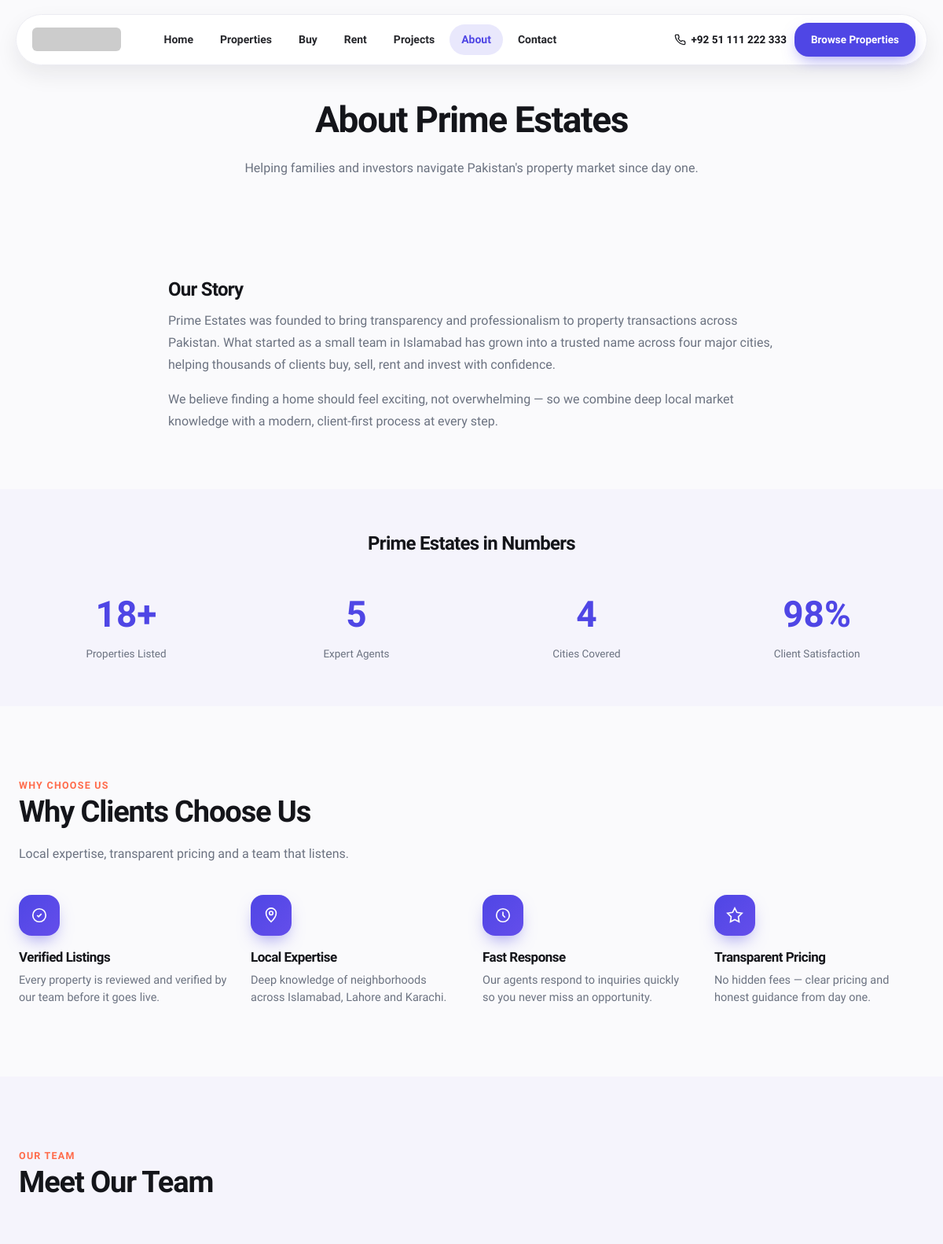
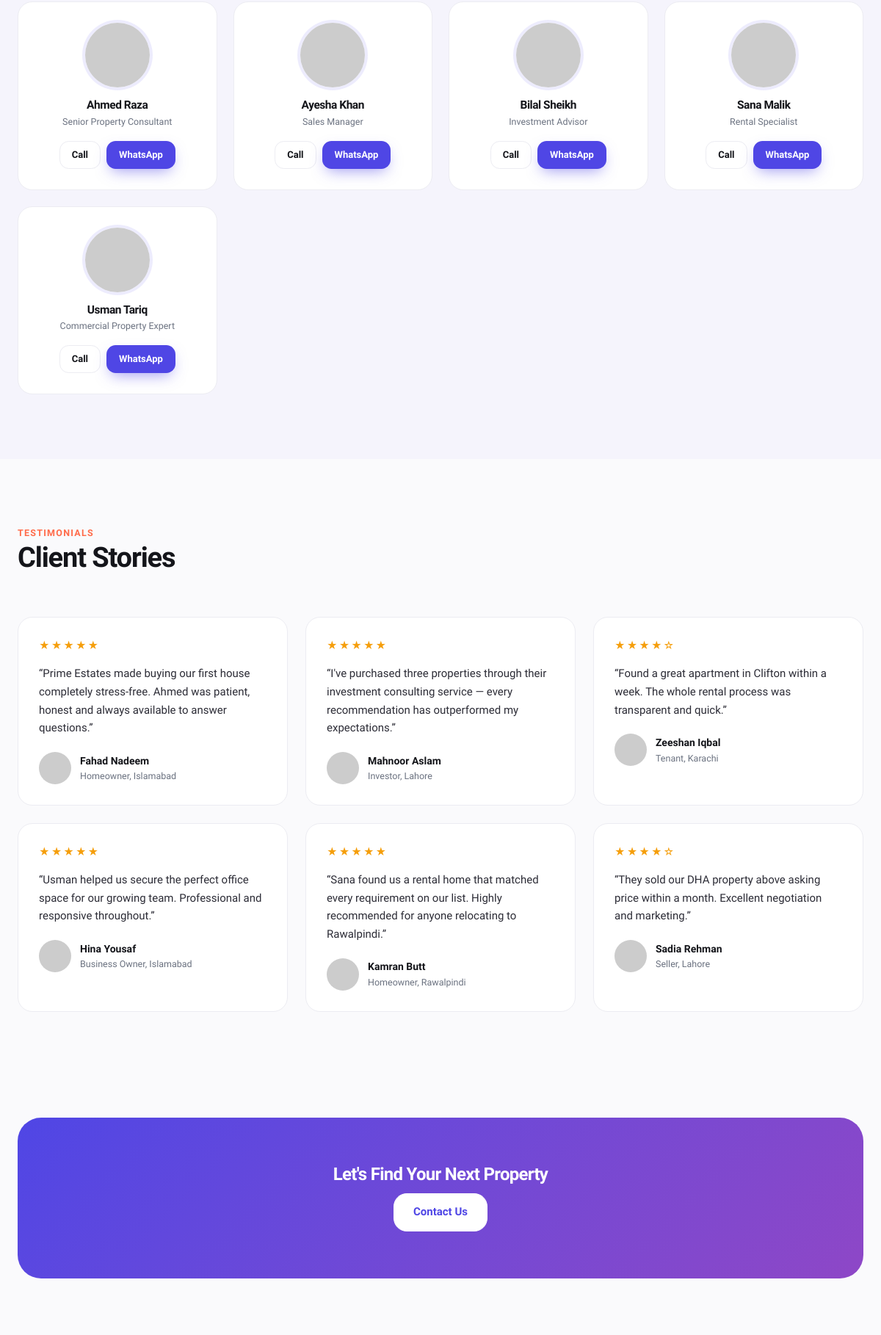
Page /about-us (upper part) on the committed database (2 pictures, top to bottom).
### tables this page shows
CREATE TABLE `menus` (
    `id` INT UNSIGNED AUTO_INCREMENT PRIMARY KEY,
    `location` ENUM('header','footer') NOT NULL DEFAULT 'header',
    `label` VARCHAR(100) NOT NULL,
    `url` VARCHAR(255) NOT NULL,
    `sort_order` INT NOT NULL DEFAULT 0,
    `target` VARCHAR(10) NOT NULL DEFAULT '_self',
    `parent_id` INT UNSIGNED NULL,
    `is_active` TINYINT(1) NOT NULL DEFAULT 1,
    KEY `idx_menus_location` (`location`,`is_active`,`sort_order`),
    CONSTRAINT `fk_menus_parent` FOREIGN KEY (`parent_id`) REFERENCES `menus`(`id`) ON DELETE CASCADE
);

CREATE TABLE `page_sections` (
    `id` INT UNSIGNED AUTO_INCREMENT PRIMARY KEY,
    `page_id` INT UNSIGNED NOT NULL,
    `section_type` VARCHAR(50) NOT NULL,
    `heading` VARCHAR(255) NULL,
    `subheading` VARCHAR(500) NULL,
    `content` LONGTEXT NULL,
    `image_id` INT UNSIGNED NULL,
    `config` JSON NULL,
    `sort_order` INT NOT NULL DEFAULT 0,
    `is_active` TINYINT(1) NOT NULL DEFAULT 1,
    KEY `idx_page_sections_page` (`page_id`,`sort_order`),
    CONSTRAINT `fk_page_sections_page` FOREIGN KEY (`page_id`) REFERENCES `pages`(`id`) ON DELETE CASCADE,
    CONSTRAINT `fk_page_sections_image` FOREIGN KEY (`image_id`) REFERENCES `media`(`id`) ON DELETE SET NULL
);

CREATE TABLE `agents` (
    `id` INT UNSIGNED AUTO_INCREMENT PRIMARY KEY,
    `name` VARCHAR(150) NOT NULL,
    `slug` VARCHAR(170) NOT NULL,
    `photo_media_id` INT UNSIGNED NULL,
    `designation` VARCHAR(150) NULL,
    `phone` VARCHAR(30) NULL,
    `whatsapp` VARCHAR(30) NULL,
    `email` VARCHAR(190) NULL,
    `bio` TEXT NULL,
    `facebook_url` VARCHAR(255) NULL,
    `instagram_url` VARCHAR(255) NULL,
    `linkedin_url` VARCHAR(255) NULL,
    `twitter_url` VARCHAR(255) NULL,
    `is_active` TINYINT(1) NOT NULL DEFAULT 1,
    `sort_order` INT NOT NULL DEFAULT 0,
    `created_at` TIMESTAMP NOT NULL DEFAULT CURRENT_TIMESTAMP,
    `updated_at` TIMESTAMP NOT NULL DEFAULT CURRENT_TIMESTAMP ON UPDATE CURRENT_TIMESTAMP,
    UNIQUE KEY `uq_agents_slug` (`slug`),
    CONSTRAINT `fk_agents_media` FOREIGN KEY (`photo_media_id`) REFERENCES `media`(`id`) ON DELETE SET NULL
);

CREATE TABLE `testimonials` (
    `id` INT UNSIGNED AUTO_INCREMENT PRIMARY KEY,
    `client_name` VARCHAR(150) NOT NULL,
    `photo_media_id` INT UNSIGNED NULL,
    `designation` VARCHAR(150) NULL,
    `content` TEXT NOT NULL,
    `rating` TINYINT UNSIGNED NOT NULL DEFAULT 5,
    `is_featured` TINYINT(1) NOT NULL DEFAULT 0,
    `is_published` TINYINT(1) NOT NULL DEFAULT 1,
    `sort_order` INT NOT NULL DEFAULT 0,
    `created_at` TIMESTAMP NOT NULL DEFAULT CURRENT_TIMESTAMP,
    CONSTRAINT `fk_testimonials_media` FOREIGN KEY (`photo_media_id`) REFERENCES `media`(`id`) ON DELETE SET NULL
);

### views/partials/testimonial-card.php (the view)
<?php
$t = $testimonial;
$photo = $t['photo_media_id'] ? media_url((Media::find((int) $t['photo_media_id'])['path'] ?? null)) : asset('images/placeholder.svg');
?>
<div class="testimonial-card">
    <div class="testimonial-stars"><?= str_repeat('★', (int) $t['rating']) . str_repeat('☆', 5 - (int) $t['rating']) ?></div>
    <p class="testimonial-content">&ldquo;<?= e($t['content']) ?>&rdquo;</p>
    <div class="testimonial-person">
        <img src="<?= e($photo) ?>" alt="<?= e($t['client_name']) ?>" loading="lazy">
        <div>
            <div class="name"><?= e($t['client_name']) ?></div>
            <?php if (!empty($t['designation'])): ?><div class="role"><?= e($t['designation']) ?></div><?php endif; ?>
        </div>
    </div>
</div>

### core/Router.php (shortened to what the rows shown need)
<?php
final class Router
{
    private array $routes = [];
    public function get(string $pattern, callable $handler): void
    {
        $this->routes['GET'][] = [$pattern, $handler];
    }
    public function post(string $pattern, callable $handler): void
    {
        $this->routes['POST'][] = [$pattern, $handler];
    }
    public function dispatch(string $method, string $path): void
    {
        $path = '/' . trim(rawurldecode(parse_url($path, PHP_URL_PATH) ?: '/'), '/');
        foreach ($this->routes[$method] ?? [] as [$pattern, $handler]) {
            $params = $this->match($pattern, $path);
            if ($params !== null) {
                call_user_func($handler, $params);
                return;
            }
        }
    }
    private function match(string $pattern, string $path): ?array
    {
        $pattern = '/' . trim($pattern, '/');
        if ($pattern === '/') {
            return $path === '/' ? [] : null;
        }
        $paramNames = [];
        $regex = preg_replace_callback('/:([a-zA-Z_]+)/', function ($m) use (&$paramNames) {
            $paramNames[] = $m[1];
            return '([^/]+)';
        }, $pattern);
        if (!preg_match('#^' . $regex . '$#', $path, $matches)) {
            return null;
        }
        array_shift($matches);
        return array_combine($paramNames, array_map('rawurldecode', $matches));
    }
}

### views/layouts/site-header.php (shortened to what the rows shown need)
<?php
$siteName = Settings::get('site_name', 'Real Estate');
$logo = Settings::media('logo_media_id');
$phone = Settings::get('phone', '');
$heroPage = $heroPage ?? false;
$navItems = Menu::forLocation('header');
$currentPath = current_path();
?>
<!doctype html>
<html lang="en">
<head>
<link rel="stylesheet" href="<?= asset('css/base.css') ?>">
<link rel="stylesheet" href="<?= asset('css/components.css') ?>">
</head>
<body>
<header class="site-header <?= $heroPage ? '' : 'nav-solid' ?>">
    <nav class="pill-nav">
        <a class="pill-nav-logo" href="/">
            <?php if ($logo): ?><img src="<?= e($logo) ?>" alt="<?= e($siteName) ?>"><?php else: ?><span><?= e($siteName) ?></span><?php endif; ?>
        </a>
        <ul class="pill-nav-links">
            <?php foreach ($navItems as $item): ?>
                <li><a href="<?= e($item['url']) ?>" target="<?= e($item['target']) ?>" class="<?= $currentPath === $item['url'] ? 'active' : '' ?>"><?= e($item['label']) ?></a></li>
            <?php endforeach; ?>
        </ul>
        <div class="pill-nav-cta">
            <?php if ($phone): ?>
            <a class="nav-phone-link" href="<?= e(tel_link($phone)) ?>">
                <?= e($phone) ?>
            </a>
            <?php endif; ?>
            <a class="btn btn-primary" href="<?= e(Settings::get('hero_cta_url', '/properties')) ?>">Browse Properties</a>
        </div>
    </nav>
</header>

### views/pages/about.php (shortened to what the rows shown need)
<?php
view('layouts/site-header', ['title' => $title, 'description' => $description, 'heroPage' => $heroPage]);
?>
<div style="padding-top:70px;">
<?php foreach ($sections as $section): ?>
    <?php view('partials/render-section', ['section' => $section]); ?>
<?php endforeach; ?>
</div>

### views/partials/render-section.php (shortened to what the rows shown need)
<?php
$type = $section['section_type'];
$heading = $section['heading'] ?? '';
$sub = $section['subheading'] ?? '';
$content = $section['content'] ?? '';
?>
<?php switch ($type):
    case 'hero': ?>
        <section class="section-tight text-center">
            <div class="container" style="max-width:760px;">
                <?php if ($heading): ?><h1 style="font-size:clamp(30px,4.4vw,46px);"><?= e($heading) ?></h1><?php endif; ?>
                <?php if ($sub): ?><p style="color:var(--color-muted);font-size:16px;"><?= e($sub) ?></p><?php endif; ?>
            </div>
        </section>
        <?php break;
    case 'text': ?>
        <section class="section-tight">
            <div class="container" style="max-width:820px;">
                <?php if ($heading): ?><h2><?= e($heading) ?></h2><?php endif; ?>
                <?php if ($content): ?><div style="color:var(--color-muted);font-size:16px;line-height:1.75;"><?= $content ?></div><?php endif; ?>
            </div>
        </section>
        <?php break;
    case 'statistics': ?>
        <section class="section-tight section-alt">
            <div class="container">
                <?php if ($heading): ?><h2 class="text-center" style="margin-bottom:40px;"><?= e($heading) ?></h2><?php endif; ?>
                <div class="stats-grid">
                    <div class="stat-block"><div class="num"><?= (int) DB::connection()->query('SELECT COUNT(*) FROM properties WHERE is_published=1')->fetchColumn() ?>+</div><div class="lbl">Properties Listed</div></div>
                    <div class="stat-block"><div class="num"><?= (int) DB::connection()->query('SELECT COUNT(*) FROM agents WHERE is_active=1')->fetchColumn() ?></div><div class="lbl">Expert Agents</div></div>
                    <div class="stat-block"><div class="num"><?= (int) DB::connection()->query('SELECT COUNT(DISTINCT city_id) FROM properties')->fetchColumn() ?></div><div class="lbl">Cities Covered</div></div>
                    <div class="stat-block"><div class="num">98%</div><div class="lbl">Client Satisfaction</div></div>
                </div>
            </div>
        </section>
        <?php break;
    case 'why-us': ?>
        <section class="section">
            <div class="container">
                <div class="section-head">
                    <div><span class="eyebrow">Why Choose Us</span><h2><?= e($heading ?: 'Why Choose Us') ?></h2><?php if ($sub): ?><p><?= e($sub) ?></p><?php endif; ?></div>
                </div>
                <div class="feature-grid">
                    <?php $items = [
                        ['icon' => '<path d="M9 12l2 2 4-4"/><circle cx="12" cy="12" r="9"/>', 'title' => 'Verified Listings', 'desc' => 'Every property is reviewed and verified by our team before it goes live.'],
                        ['icon' => '<path d="M12 21s7-6.5 7-12a7 7 0 10-14 0c0 5.5 7 12 7 12z"/><circle cx="12" cy="9" r="2.5"/>', 'title' => 'Local Expertise', 'desc' => 'Deep knowledge of neighborhoods across Islamabad, Lahore and Karachi.'],
                        ['icon' => '<circle cx="12" cy="12" r="9"/><path d="M12 7v5l3 3"/>', 'title' => 'Fast Response', 'desc' => 'Our agents respond to inquiries quickly so you never miss an opportunity.'],
                        ['icon' => '<path d="M12 2l3 6 7 1-5 5 1 7-6-3-6 3 1-7-5-5 7-1z"/>', 'title' => 'Transparent Pricing', 'desc' => 'No hidden fees — clear pricing and honest guidance from day one.'],
                    ]; ?>
                    <?php foreach ($items as $it): ?>
                        <div class="feature-item">
                            <div class="icon-wrap"><svg width="22" height="22" viewBox="0 0 24 24" fill="none" stroke="currentColor" stroke-width="1.8"><?= $it['icon'] ?></svg></div>
                            <h3><?= e($it['title']) ?></h3>
                            <p><?= e($it['desc']) ?></p>
                        </div>
                    <?php endforeach; ?>
                </div>
            </div>
        </section>
        <?php break;
    case 'property-types': ?>
        <?php break;
    case 'testimonials': ?>
        <?php $testimonials = Testimonial::published(6); ?>
        <?php if ($testimonials): ?>
        <section class="section">
            <div class="container">
                <div class="section-head"><div><span class="eyebrow">Testimonials</span><h2><?= e($heading ?: 'What Our Clients Say') ?></h2></div></div>
                <div class="testimonial-grid">
                    <?php foreach ($testimonials as $t): view('partials/testimonial-card', ['testimonial' => $t]); endforeach; ?>
                </div>
            </div>
        </section>
        <?php endif; ?>
        <?php break;
    case 'team': ?>
        <?php $agents = Agent::active(); ?>
        <?php if ($agents): ?>
        <section class="section section-alt">
            <div class="container">
                <div class="section-head"><div><span class="eyebrow">Our Team</span><h2><?= e($heading ?: 'Meet Our Team') ?></h2></div></div>
                <div class="agent-grid">
                    <?php foreach ($agents as $a): view('partials/agent-card', ['agent' => $a]); endforeach; ?>
                </div>
            </div>
        </section>
        <?php endif; ?>
        <?php break;
    case 'cta': ?>
        <section class="section-tight">
            <div class="container">
                <div class="cta-band">
                    <h2><?= e($heading ?: 'Ready to get started?') ?></h2>
                    <a class="btn btn-outline" style="background:#fff;color:var(--color-primary);border-color:#fff;" href="/contact">Contact Us</a>
                </div>
            </div>
        </section>
        <?php break;
    case 'faq': ?>
        <?php break;
endswitch; ?>

### views/partials/agent-card.php
<?php
$a = $agent;
$photo = $a['photo_media_id'] ? media_url((Media::find((int) $a['photo_media_id'])['path'] ?? null)) : asset('images/placeholder.svg');
?>
<div class="agent-card">
    <img src="<?= e($photo) ?>" alt="<?= e($a['name']) ?>" loading="lazy">
    <h3><a href="/agent/<?= e($a['slug']) ?>" style="color:inherit;"><?= e($a['name']) ?></a></h3>
    <div class="role"><?= e($a['designation'] ?? '') ?></div>
    <div class="agent-actions">
        <?php if (!empty($a['phone'])): ?><a class="btn btn-secondary btn-sm" href="<?= e(tel_link($a['phone'])) ?>">Call</a><?php endif; ?>
        <?php if (!empty($a['whatsapp'])): ?><a class="btn btn-primary btn-sm" href="<?= e(whatsapp_link($a['whatsapp'], 'Hello ' . $a['name'] . ', I would like to know more about your listings.')) ?>" target="_blank" rel="noopener">WhatsApp</a><?php endif; ?>
    </div>
</div>

### rows in the picture
menus: label "Home"
menus: label "Properties"
menus: label "Buy"
menus: label "Rent"
menus: label "Projects"
menus: label "About"
menus: label "Contact"
page_sections: heading "About Prime Estates", subheading "Helping families and investors navigate Pakistan's property market since day one."
page_sections: heading "Our Story", content "Prime Estates was founded to bring transparency and professionalism to property transactions across Pakistan. What started as a small team in Islamabad has grown into a trusted name across four major cities, helping thousands of clients buy, sell, rent and invest with confidence. We believe finding a home should feel exciting, not overwhelming — so we combine deep local market knowledge with a modern, client-first process at every step."
page_sections: heading "Prime Estates in Numbers", fetchColumn "18", fetchColumn "5", fetchColumn "4"
page_sections: heading "Why Clients Choose Us", subheading "Local expertise, transparent pricing and a team that listens.", section_type "why-us" (drawn), title "Verified Listings", desc "Every property is reviewed and verified by our team before it goes live.", title "Local Expertise", desc "Deep knowledge of neighborhoods across Islamabad, Lahore and Karachi.", title "Fast Response", desc "Our agents respond to inquiries quickly so you never miss an opportunity.", title "Transparent Pricing", desc "No hidden fees — clear pricing and honest guidance from day one."
page_sections: heading "Meet Our Team"
agents: name "Ahmed Raza", designation "Senior Property Consultant"
agents: name "Ayesha Khan", designation "Sales Manager"
agents: name "Bilal Sheikh", designation "Investment Advisor"
agents: name "Sana Malik", designation "Rental Specialist"
agents: name "Usman Tariq", designation "Commercial Property Expert"
page_sections: heading "Client Stories"
testimonials: rating "★★★★★", content "Prime Estates made buying our first house completely stress-free. Ahmed was patient, honest and always available to answer questions.", client_name "Fahad Nadeem", designation "Homeowner, Islamabad"
testimonials: rating "★★★★★", content "I've purchased three properties through their investment consulting service — every recommendation has outperformed my expectations.", client_name "Mahnoor Aslam", designation "Investor, Lahore"
testimonials: rating "★★★★", rating "☆", content "Found a great apartment in Clifton within a week. The whole rental process was transparent and quick.", client_name "Zeeshan Iqbal", designation "Tenant, Karachi"
testimonials: rating "★★★★★", content "Usman helped us secure the perfect office space for our growing team. Professional and responsive throughout.", client_name "Hina Yousaf", designation "Business Owner, Islamabad"
testimonials: rating "★★★★★", content "Sana found us a rental home that matched every requirement on our list. Highly recommended for anyone relocating to Rawalpindi.", client_name "Kamran Butt", designation "Homeowner, Rawalpindi"
testimonials: rating "★★★★", rating "☆", content "They sold our DHA property above asking price within a month. Excellent negotiation and marketing.", client_name "Sadia Rehman", designation "Seller, Lahore"
page_sections: heading "Let's Find Your Next Property"
